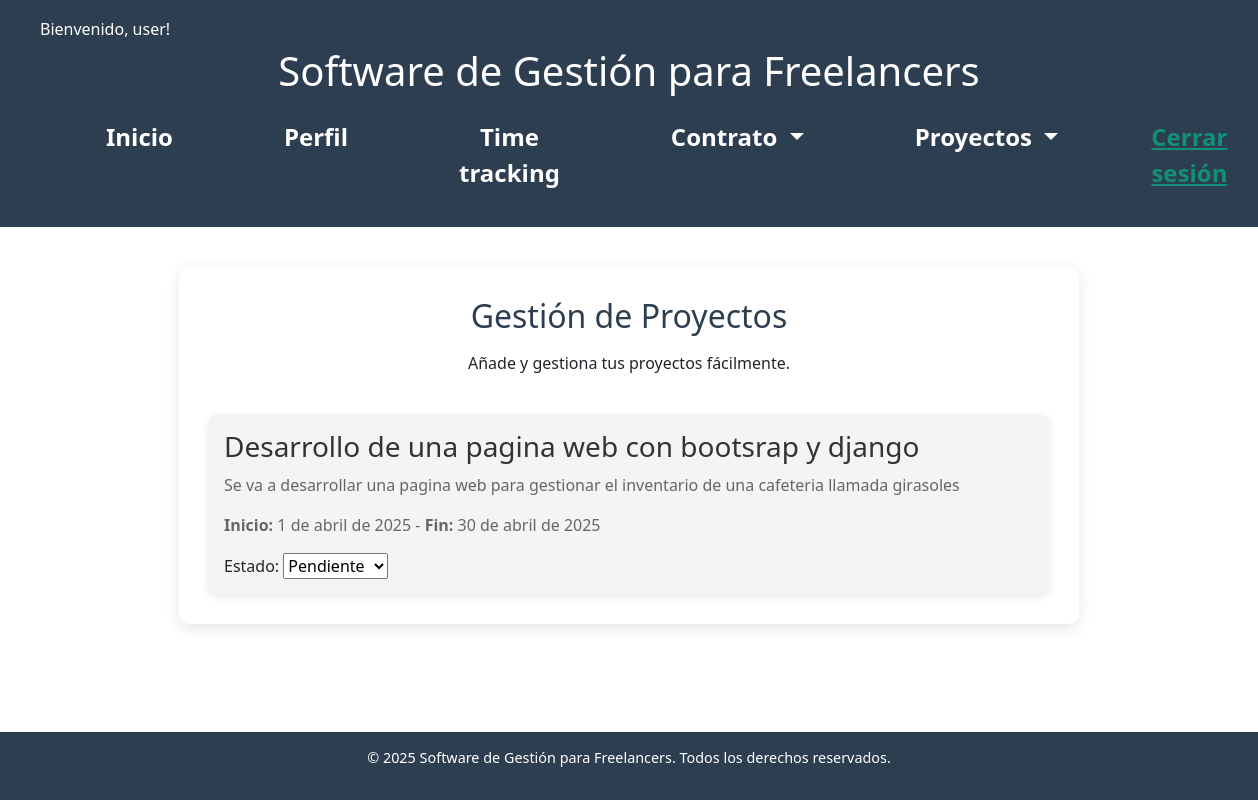
Page /proyectos/ (signed in) on the committed database.
### gestion/models.py (models this page shows, shortened)
class CustomUser(AbstractUser):
    id_usuario = models.AutoField(primary_key=True)
    nombre = models.CharField(max_length=100)
    correo = models.EmailField(unique=True, max_length=100)
    fecha_creacion = models.DateTimeField(auto_now_add=True)

class Proyecto(models.Model):
    id_proyecto = models.AutoField(primary_key=True)
    id_usuario = models.ForeignKey(CustomUser, on_delete=models.CASCADE, related_name='proyectos')
    nombre = models.CharField(max_length=100)
    descripcion = models.TextField(blank=True, null=True)
    fecha_inicio = models.DateField()
    fecha_fin = models.DateField()
    fecha_creacion = models.DateTimeField(auto_now_add=True)

### gestion/views.py (the view, shortened to what this page needs)
# urls.py: path("proyectos/", proyectos, name="proyectos"),
@login_required
def proyectos(request):
    if request.method == "GET":proyectos = Proyecto.objects.filter(id_usuario=request.user)
    proyectos = Proyecto.objects.filter(id_usuario=request.user)
    return render(request, "proyectos.html", {"proyectos": proyectos})

### templates/proyectos.html (shortened to what this page needs)
{% extends 'base.html' %}
{% block content %}
{%load static%}
    <section id="proyectos">
        <h2>Gestión de Proyectos</h2>
        <p>Añade y gestiona tus proyectos fácilmente.</p>
        <br>
        <div class="proyecto-container" id="lista-proyectos">
            {% for proyecto in proyectos %}
        <div class="proyecto-item" id="proyecto-{{ proyecto.id_proyecto }}">
            <h3>{{ proyecto.nombre }}</h3>
            <p>{{ proyecto.descripcion }}</p>
            <p><strong>Inicio:</strong> {{ proyecto.fecha_inicio }} - <strong>Fin:</strong> {{ proyecto.fecha_fin }}</p>
            <label for="estado-{{ proyecto.id_proyecto }}">Estado:</label>
            <select id="estado-{{ proyecto.id_proyecto }}" onchange="actualizarEstado('{{ proyecto.id_proyecto }}')">
                <option value="pendiente" {% if proyecto.estado == 'pendiente' %}selected{% endif %}>Pendiente</option>
            </select>
        </div>
    {% empty %}
        <p>No hay proyectos aún.</p>
    {% endfor %}
        </div>
    </section>
{%endblock%}

### templates/base.html (shortened to what this page needs)
<!DOCTYPE html>
<html lang="es">
<head>
    {% load static %}
    <link rel="stylesheet" href="{% static 'css/styles.css'%}">
    <link href="https://cdn.jsdelivr.net/npm/bootstrap@5.3.3/dist/css/bootstrap.min.css" rel="stylesheet">
</head>
<body>
    <header>
        {% if request.user.is_authenticated %}
    <h6 style="text-align: left;">Bienvenido, {{ request.user.username }}!</h6>
    {% endif %}
        <h1>Software de Gestión para Freelancers</h1>
        <nav class="navbar navbar-expand-lg navbar-dark bg-transparent"  style="background-color: #e3f2fd;">
            <div class="container-fluid">
              <div class="collapse navbar-collapse" id="navbarSupportedContent">
                <ul class="navbar-nav ml-auto">
                  <li class="nav-item">
                    <a class="nav-link" href="{% url 'inicio'%}">Inicio</a>
                  </li>
                  <li class="nav-item">
                    <a class="nav-link" href="{% url 'perfil'%}">Perfil</a>
                  </li>
                  <li class="nav-item">
                    <a class="nav-link" href="{% url 'tiempo'%}">Time tracking</a>
                  </li>
                  <li class="nav-item dropdown">
                    <a class="nav-link dropdown-toggle" href="#" id="navbarDropdown1" role="button" data-toggle="dropdown" aria-haspopup="true" aria-expanded="false">
                    Contrato
                    </a>
                  </li>
                  <li class="nav-item dropdown">
                    <a class="nav-link dropdown-toggle" href="#" id="navbarDropdown2" role="button" data-toggle="dropdown" aria-haspopup="true" aria-expanded="false">
                    Proyectos
                    </a>
                  </li>
                  <li  class="mt-2">{% if request.user.is_authenticated %}
                    <form action="{% url 'logout' %}" method="post" style="display: inline;" class="cerrar_sesion">
                        <button type="submit" style="display: inline; all: unset; cursor: pointer; text-decoration: underline;">Cerrar sesión</button>
                    </form>
                    {%endif%}</li>
                </ul>
              </div>
            </div>
        </nav>
    </header>
    <div class="container mt-4">
        {% block content %}{% endblock %}
    </div>
    <footer>
        <p>&copy; 2025 Software de Gestión para Freelancers. Todos los derechos reservados.</p>
    </footer>
</body>
</html>

### static/css/styles.css (style rules this page uses)
body { font-family: 'Poppins', sans-serif; margin: 0; padding: 0; background-color: #f9f9f9; color: #333; }
header { background-color: #2C3E50; color: white; padding: 20px 40px; text-align: center; font-size: 1.5em; font-weight: bold; }
nav ul { list-style: none; padding: 0; text-align: center; margin: 0; }
nav ul li { display: inline; margin: 0 20px; }
nav ul li a { color: white; text-decoration: none; font-weight: 600; transition: color 0.3s ease; }
section { max-width: 900px; margin: 40px auto; padding: 30px; background: white; border-radius: 10px; box-shadow: 0px 4px 15px rgba(0, 0, 0, 0.1); text-align: center; }
section h2 { color: #2C3E50; margin-bottom: 15px; }
form { display: flex; flex-direction: column; align-items: center; gap: 15px; max-width: 600px; margin: auto; }
form button { background-color: #18BC9C; color: white; border: none; padding: 10px 20px; font-size: 1em; border-radius: 5px; cursor: pointer; transition: background 0.3s ease; }
footer { background-color: #2C3E50; color: white; text-align: center; padding: 15px; position: fixed; bottom: 0; width: 100%; font-size: 0.9em; }
#proyectos { max-width: 900px; margin: 40px auto; padding: 30px; background: white; border-radius: 10px; box-shadow: 0px 4px 15px rgba(0, 0, 0, 0.1); text-align: center; }
#proyectos h2 { color: #2C3E50; margin-bottom: 15px; }
.proyecto-container { display: flex; flex-direction: column; gap: 20px; }
.proyecto-item { background: #f4f4f4; padding: 15px; border-radius: 8px; box-shadow: 0px 2px 8px rgba(0, 0, 0, 0.1); text-align: left; }
.proyecto-item h3 { color: #333; margin-bottom: 10px; }
.proyecto-item p { color: #666; }
.navbar .nav-item:not(:last-child) { margin-right: 35px; }
.dropdown-toggle::after { transition: transform 0.15s linear; }
.navbar { background-color: #204abd; padding: 15px; color: #128F76; }
.navbar .nav-link { color: #ffffff; transition: color 0.3s ease-in-out; }
.navbar-nav { display: flex; justify-content: center; gap: 20px; width: 100%; }
.nav-item { padding: 0 10px; }
.cerrar_sesion { margin-top: 30px; }

### rows in the picture
CustomUser: user.username "user"
Proyecto: nombre "Desarrollo de una pagina web con bootsrap y django", descripcion "Se va a desarrollar una pagina web para gestionar el inventario de una cafeteria llamada girasoles", fecha_inicio "1 de abril de 2025", fecha_fin "30 de abril de 2025", id_proyecto "Pendiente"
